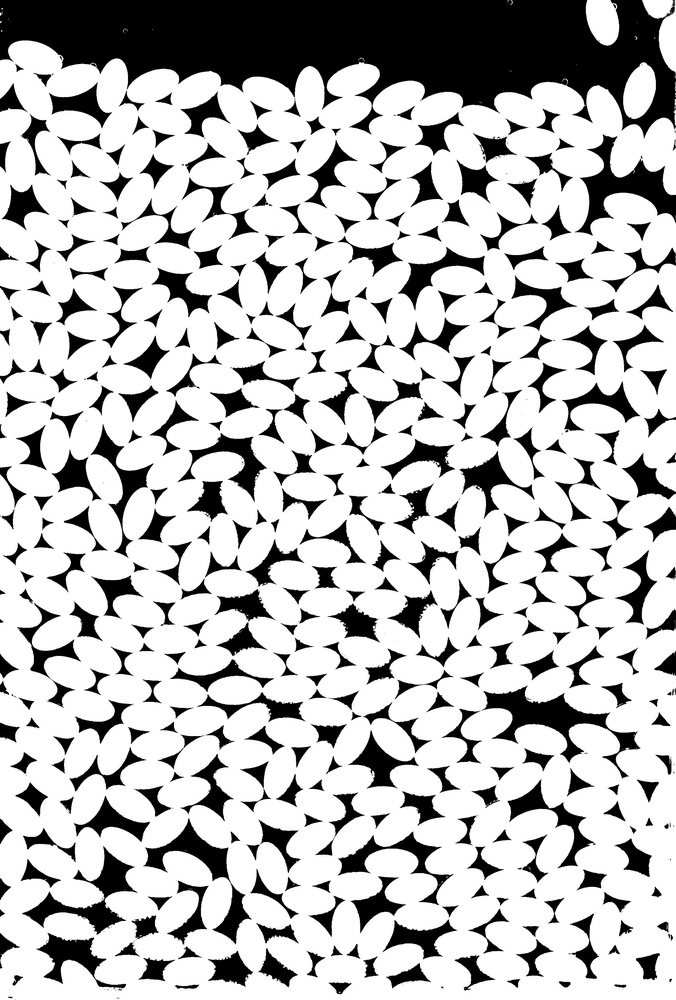
#> input picture OneDrive_1_22-10-2025/DIC/TauFactor/HTimageprocessing/processed_image.jpg, 676 x 1000 px, shrunk from 2355 x 3482 before the run, found by its file name
$ python findcircletest.py
#> lines starting #> are read from the running program, lines starting #| are printed output that depends on the picture
import numpy as np
import cv2 as cv

img = cv.imread('OneDrive_1_22-10-2025\DIC\TauFactor\HTimageprocessing\processed_image.jpg', cv.IMREAD_GRAYSCALE)
#> img is the input picture: shape (1000, 676); min 0, max 255, mean 189.3

img = cv.medianBlur(img,5)
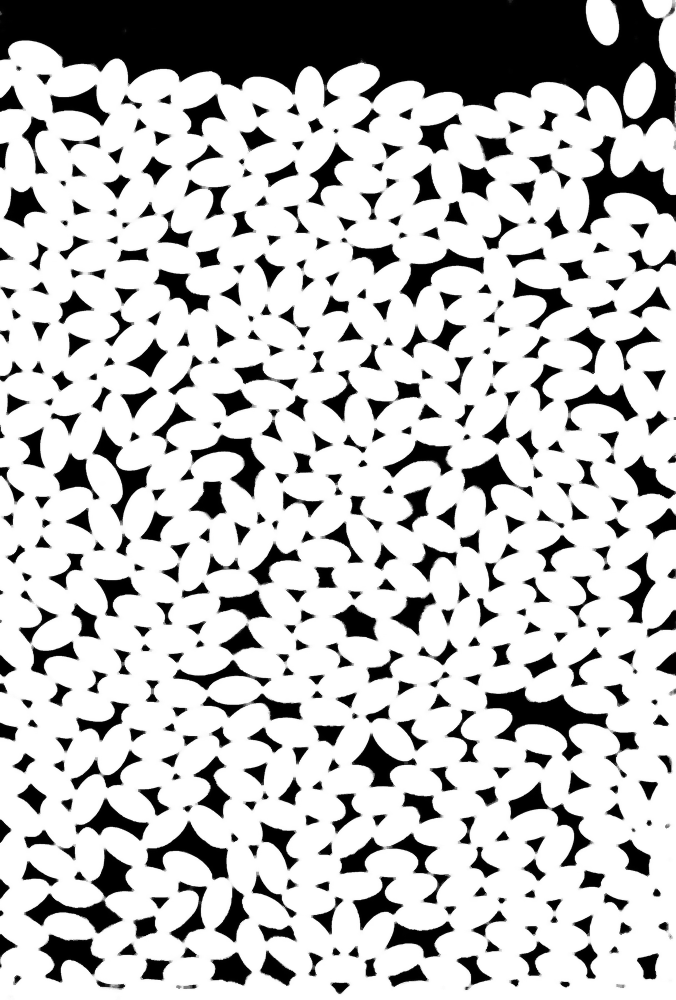
#> img: shape (1000, 676); min 0, max 255, mean 191.9
cimg = cv.cvtColor(img,cv.COLOR_GRAY2BGR)

circles = cv.HoughCircles(img,cv.HOUGH_GRADIENT,1,20,
                            param1=50,param2=30,minRadius=40,maxRadius=100)
#> circles = [[565.5, 425.5, 59.4], [541.5, 451.5, 43], [149.5, 805.5, 41.4], [258.5, 120.5, 43.3], [547.5, 205.5, 50.5]]

circles = np.uint16(np.around(circles))
#> circles = [[566, 426, 59], [542, 452, 43], [150, 806, 41], [258, 120, 43], [548, 206, 50]]
for i in circles[0,:]:
    # draw the outer circle
    cv.circle(cimg,(i[0],i[1]),i[2],(0,255,0),2)
    # draw the center of the circle
    cv.circle(cimg,(i[0],i[1]),2,(0,0,255),3)
#> this loop made 5 passes
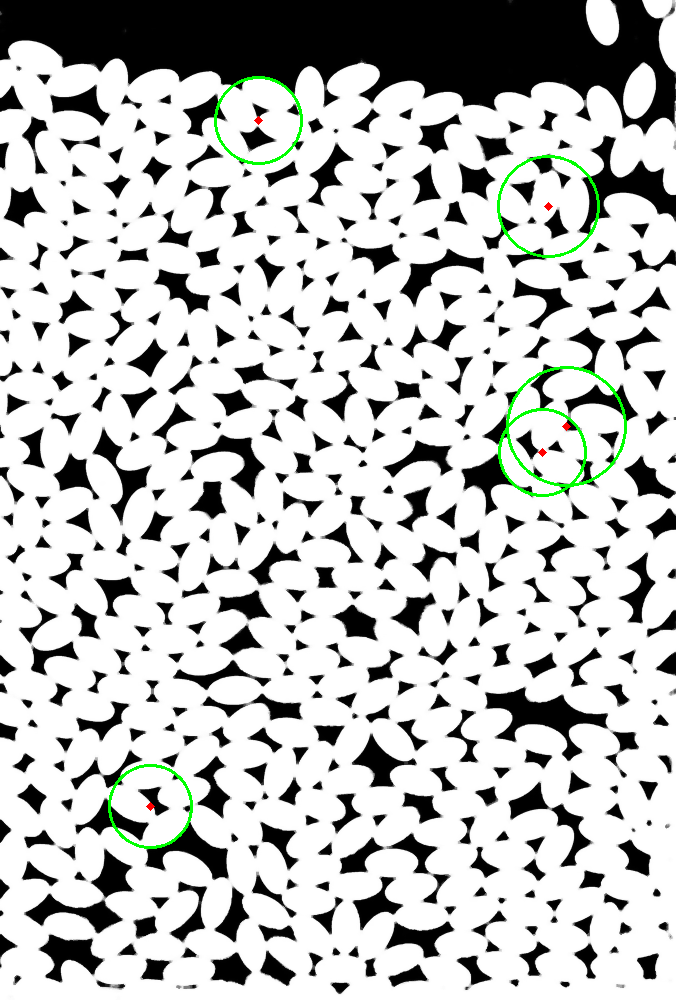
#> cimg: shape (1000, 676, 3); mean B, G, R 190.6, 192.2, 190.7

cv.imshow('detected circles',cimg)
cv.waitKey(0)
cv.destroyAllWindows()
